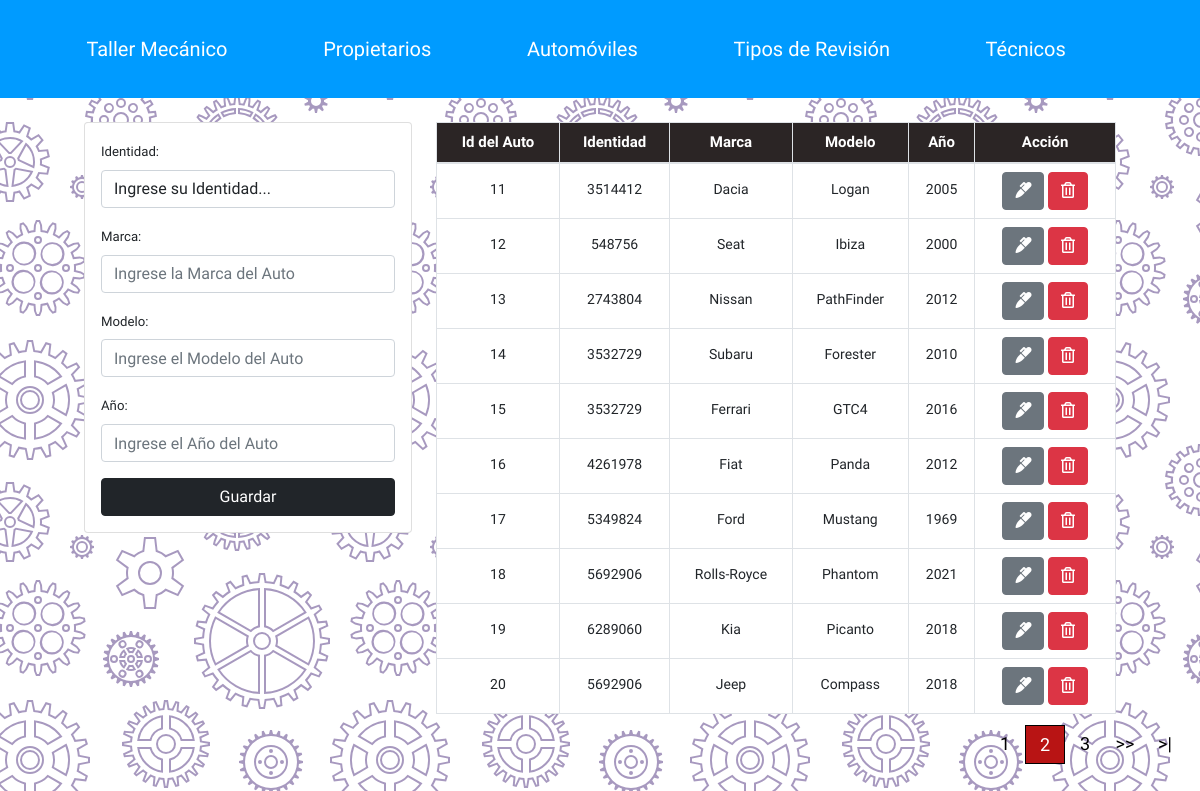
The app's page /taller_mecanico/autos.php?pagina=2 with its own data.
### tables this page shows
CREATE TABLE IF NOT EXISTS `automoviles` (
  `IdAuto` int(11) NOT NULL AUTO_INCREMENT,
  `Identidad` int(20) NOT NULL,
  `Marca` varchar(100) NOT NULL,
  `Modelo` varchar(100) NOT NULL,
  `Anio` int(4) NOT NULL,
  PRIMARY KEY (`IdAuto`),
  KEY `FK_auto_propietario_ID_idx` (`Identidad`)
);

### taller_mecanico/autos.php (the view, shortened to what this page needs)
<?php   include("db.php");
include("Includes/header.php");
?>
<div class="container p-4">
    <div class="row">
        <div class="col-md-4">
            <div class="card card-body">
                <form action="save_register.php" method = "POST">
                    <div class="form-group">
                        <label>Identidad:</label>
                        <select name="Identidad_Auto" required class = "form-control">
                            <option value="0">Ingrese su Identidad...</option>
                         </select>
                    </div>
                    <div class="form-group">
                        <label>Marca:</label>
                        <input type = "text" name="Marca" required pattern="[a-z A-Z á-ú-ñ Á-Ú-Ñ]+" class = "form-control" minlength = "3"
                        placeholder = "Ingrese la Marca del Auto">
                    </div>
                    <div class="form-group">
                        <label>Modelo:</label>
                        <input type = "text" name="Modelo" required pattern = "[A-Z a-z0-9 á-ú-ñ Á-Ú-Ñ]+" class = "form-control" minlength = "1"
                        placeholder = "Ingrese el Modelo del Auto">
                    </div>
                    <div class="form-group">
                        <label>Año:</label>
                        <input type = "number" name="Anio" required class = "form-control" min = "1"
                        placeholder = "Ingrese el Año del Auto">
                    </div>
                    <input type="submit" class = "btn btn-dark btn-block"
                    name = "Guardar_Auto" value = "Guardar">
                </form>
            </div>
        </div>
        <div class="col-md-8">
            <table class = "table table-bordered">
                <thead>
                    <tr>
                        <th>Id del Auto</th>
                        <th>Identidad</th>
                        <th>Marca</th>
                        <th>Modelo</th>
                        <th>Año</th>
                        <th>Acci&oacute;n</th>
                    </tr>
                </thead>
                <?php
                $sql_registe = mysqli_query($conn,"SELECT COUNT(IdAuto)  as total_registro FROM automoviles");
                $result_register = mysqli_fetch_array($sql_registe);
                $total_registro = $result_register['total_registro'];
                $por_Pagina = 10;
                if(empty($_GET['pagina'])){
                    $pagina = 1;
                }else{
                    $pagina = $_GET['pagina'];
                }
                $desde = ($pagina-1) * $por_Pagina;
                $total_paginas = ceil($total_registro / $por_Pagina);
                ?>
                <tbody>
                    <?php
                    $query = "SELECT * FROM taller_mecanico.automoviles LIMIT $desde,$por_Pagina";
                    $result_taller = mysqli_query($conn,$query);
                    while($row = mysqli_fetch_array($result_taller)){?>
                        <tr>
                        <td><?php echo $row['IdAuto'] ?></td>
                        <td><?php echo $row['Identidad'] ?></td>
                        <td><?php echo $row['Marca'] ?></td>
                        <td><?php echo $row['Modelo'] ?></td>
                        <td><?php echo $row['Anio'] ?></td>
                            <td>
                                <a href="edit.php?id_Edit_Auto=<?php echo $row['IdAuto']?>" class = "btn btn-secondary">
                                    <i class = "fas fa-marker"></i>
                                </a>
                                <a href="delete_register.php?id_Del_Auto=<?php echo $row['IdAuto']?>" class = "btn btn-danger">
                                    <i class = "far fa-trash-alt"></i>
                                </a>
                            </td>
                        </tr>
                   <?php }?>
                </tbody>
            </table>
        </div>
    </div>
</div>
<?php
$primera = $pagina -($pagina % 5) +1;
$ultima = $primera +4 > $total_paginas ? $total_paginas : $primera + 4;
?>
<div class="paginador">
            <ul>
                <?php
                for($i = $primera; $i <= $ultima; $i++){
                    if($i == $pagina){
                        echo '<li class= "PageSelected">'.$i.'</li>';
                    }else{
                        echo '<li> <a href = "?pagina='.$i.'">'.$i.'</a></li>';
                    }
                }
                if($pagina != $total_paginas){
                ?>
                <li> <a href="?pagina=<?php echo $pagina+1;?>"> >> </a> </li>
                <li> <a href="?pagina=<?php echo $total_paginas;?>"> >| </a> </li>
                <?php }?>
            </ul>
        </div>
<?php include("Includes/footer.php")?>

### taller_mecanico/estilos.css (style rules this page uses)
* { margin: 0; box-sizing: border-box; padding: 0; }
body { font-family: 'Andada Pro', serif; background-color: #ffffff; }
a { color: #ffffff; text-decoration: #ffffff; list-style: none; }
.table.table-bordered th { text-align: center; background-color: rgb(43, 37, 37); vertical-align: 18px; color: #fff; font-size: 15px; }
.table.table-bordered td { background-color: #fff; text-align: center; vertical-align: 18px; font-size: 14px; }
ul { list-style: none; }
.container { width: 90%; margin: auto; }
.paginador ul { padding: 15px; list-style: none; margin-top: -40px; display: flex; justify-content: flex-end; }
.paginador a, .PageSelected { margin-top: -4px; color: #000; padding: 5px; display: inline-block; font-size: 18px; text-align: center; width: 40px; text-decoration: none; }
.PageSelected { color: #fff; background: #b81414; border: 1px solid #000; }

### records on screen
automoviles: IdAuto "11", Identidad "3514412", Marca "Dacia", Modelo "Logan", Anio "2005"
automoviles: IdAuto "12", Identidad "548756", Marca "Seat", Modelo "Ibiza", Anio "2000"
automoviles: IdAuto "13", Identidad "2743804", Marca "Nissan", Modelo "PathFinder", Anio "2012"
automoviles: IdAuto "14", Identidad "3532729", Marca "Subaru", Modelo "Forester", Anio "2010"
automoviles: IdAuto "15", Identidad "3532729", Marca "Ferrari", Modelo "GTC4", Anio "2016"
automoviles: IdAuto "16", Identidad "4261978", Marca "Fiat", Modelo "Panda", Anio "2012"
automoviles: IdAuto "17", Identidad "5349824", Marca "Ford", Modelo "Mustang", Anio "1969"
automoviles: IdAuto "18", Identidad "5692906", Marca "Rolls-Royce", Modelo "Phantom", Anio "2021"
automoviles: IdAuto "19", Identidad "6289060", Marca "Kia", Modelo "Picanto", Anio "2018"
automoviles: IdAuto "20", Identidad "5692906", Marca "Jeep", Modelo "Compass", Anio "2018"
